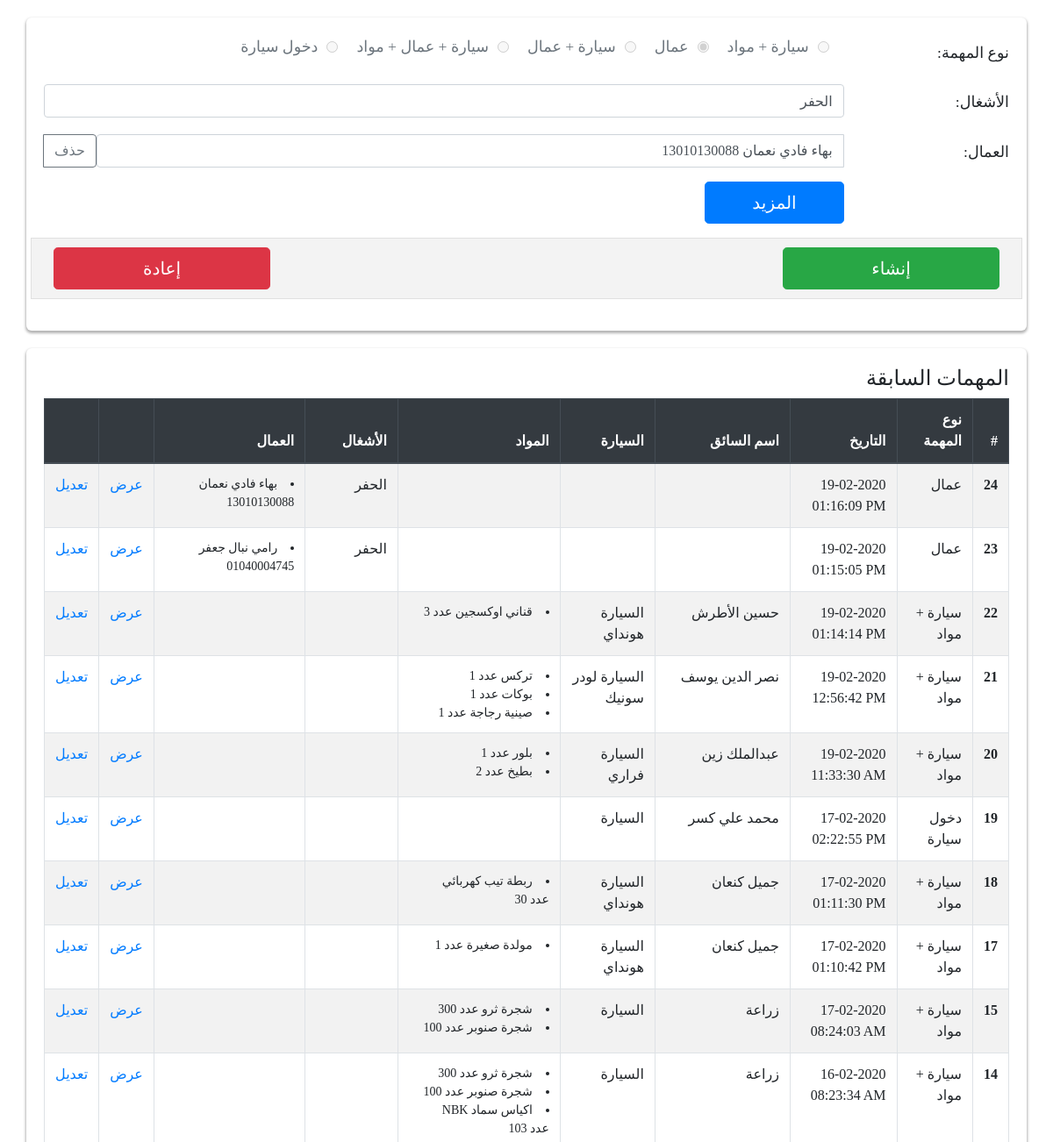
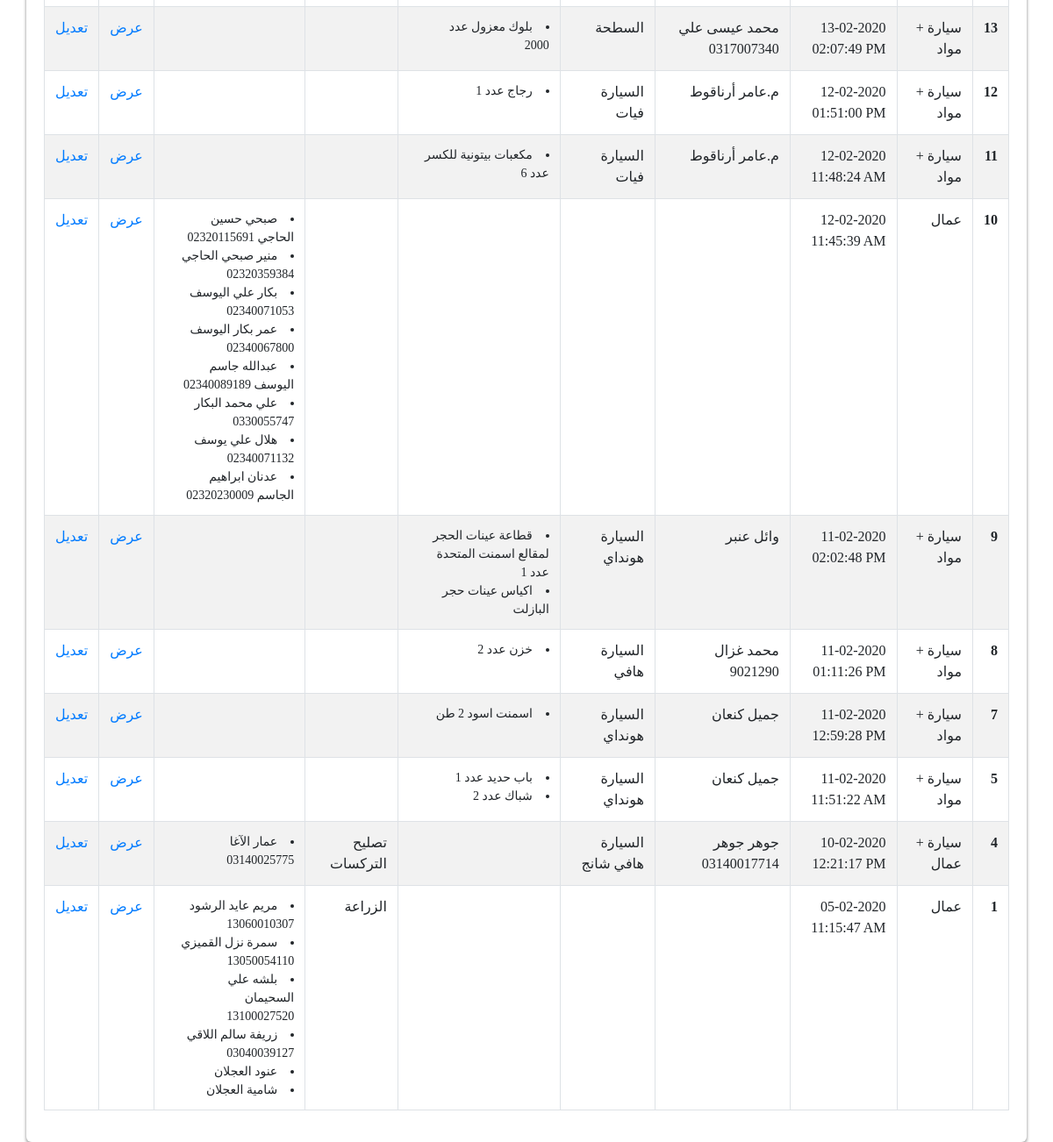
Page /?id=24 on the committed database (2 pictures, top to bottom).
### tables this page shows
CREATE TABLE IF NOT EXISTS `missions` (
  `ID` int(11) NOT NULL AUTO_INCREMENT,
  `Date` text NOT NULL,
  `Vehicle` text NOT NULL,
  `VehicleNum` text NOT NULL,
  `Driver` text NOT NULL,
  `Items` text NOT NULL,
  `Workers` text NOT NULL,
  `WorkersWork` text,
  `Type` int(2) NOT NULL,
  `Custom` int(2) NOT NULL,
  `CustomData` mediumtext NOT NULL,
  PRIMARY KEY (`ID`)
);

### index.php (the view, shortened to what this page needs)
<?php
require("header.php");
if(isset($_GET['id'])) {
    $id = $_GET['id'];
    $sql1="SELECT * FROM missions WHERE id =".$id;
    mysqli_query($connection,"set names utf8");
    $result=mysqli_query($connection,$sql1);
    $edit=mysqli_fetch_assoc($result);
}
?>
<body class="inputBody">
    <section class="container formContainer">
        <form action="add.php" method="post">
            <div class="form-group row">
                <label class="col-sm-2 col-form-label" for="driver">نوع المهمة: </label>
                <div class="col-sm-10">
                    <?php if(!isset($edit)) {?>
                        <div class="form-check form-check-inline">
                            <input class="form-check-input" type="radio" name="type" id="carType" value="1">
                            <label class="form-check-label" for="carType">سيارة + مواد</label>
                        </div>
                        <div class="form-check form-check-inline">
                            <input class="form-check-input" type="radio" name="type" id="carType1" value="2">
                            <label class="form-check-label" for="carType1">عمال</label>
                        </div>
                        <div class="form-check form-check-inline">
                            <input class="form-check-input" type="radio" name="type" id="carType2" value="3">
                            <label class="form-check-label" for="carType2">سيارة + عمال</label>
                        </div>
                        <div class="form-check form-check-inline">
                            <input class="form-check-input" type="radio" name="type" id="carType3" value="4">
                            <label class="form-check-label" for="carType3">سيارة + عمال + مواد</label>
                        </div>
                        <div class="form-check form-check-inline">
                            <input class="form-check-input" type="radio" name="type" id="carType4" value="5">
                            <label class="form-check-label" for="carType4">دخول سيارة</label>
                        </div>
                    <?php } else if ($edit['Type'] == 2) {
                        preg_match_all('/<li>(.*?)<\/li>/s', $edit['Workers'], $workersPlain);
                        ?>
                        <div class="form-check form-check-inline">
                            <input class="form-check-input" type="radio" name="type" id="carType" value="1">
                            <label class="form-check-label" for="carType">سيارة + مواد</label>
                        </div>
                        <div class="form-check form-check-inline">
                            <input class="form-check-input" type="radio" name="type" id="carType1" checked value="2">
                            <label class="form-check-label" for="carType1">عمال</label>
                        </div>
                        <div class="form-check form-check-inline">
                            <input class="form-check-input" type="radio" name="type" id="carType2" value="3">
                            <label class="form-check-label" for="carType2">سيارة + عمال</label>
                        </div>
                        <div class="form-check form-check-inline">
                            <input class="form-check-input" type="radio" name="type" id="carType3" value="4">
                            <label class="form-check-label" for="carType3">سيارة + عمال + مواد</label>
                        </div>
                        <div class="form-check form-check-inline">
                            <input class="form-check-input" type="radio" name="type" id="carType4" value="5">
                            <label class="form-check-label" for="carType4">دخول سيارة</label>
                        </div>
                        <?php } else if ($edit['Type'] == 3) {
                            preg_match_all('/<li>(.*?)<\/li>/s', $edit['Items'], $itemsPlain);
                            preg_match_all('/<li>(.*?)<\/li>/s', $edit['Workers'], $workersPlain);
                        ?>
                        <div class="form-check form-check-inline">
                            <input class="form-check-input" type="radio" name="type" id="carType" value="1">
                            <label class="form-check-label" for="carType">سيارة + مواد</label>
                        </div>
                        <div class="form-check form-check-inline">
                            <input class="form-check-input" type="radio" name="type" id="carType1" value="2">
                            <label class="form-check-label" for="carType1">عمال</label>
                        </div>
                        <div class="form-check form-check-inline">
                            <input class="form-check-input" type="radio" name="type" id="carType2" checked value="3">
                            <label class="form-check-label" for="carType2">سيارة + عمال</label>
                        </div>
                        <div class="form-check form-check-inline">
                            <input class="form-check-input" type="radio" name="type" id="carType3" value="4">
                            <label class="form-check-label" for="carType3">سيارة + عمال + مواد</label>
                        </div>
                        <div class="form-check form-check-inline">
                            <input class="form-check-input" type="radio" name="type" id="carType4" value="5">
                            <label class="form-check-label" for="carType4">دخول سيارة</label>
                        </div>
                        <?php } else if ($edit['Type'] == 4){
                            preg_match_all('/<li>(.*?)<\/li>/s', $edit['Items'], $itemsPlain);
                            preg_match_all('/<li>(.*?)<\/li>/s', $edit['Workers'], $workersPlain);
                        ?>
                        <div class="form-check form-check-inline">
                            <input class="form-check-input" type="radio" name="type" id="carType" value="1">
                            <label class="form-check-label" for="carType">سيارة + مواد</label>
                        </div>
                        <div class="form-check form-check-inline">
                            <input class="form-check-input" type="radio" name="type" id="carType1" value="2">
                            <label class="form-check-label" for="carType1">عمال</label>
                        </div>
                        <div class="form-check form-check-inline">
                            <input class="form-check-input" type="radio" name="type" id="carType2" value="3">
                            <label class="form-check-label" for="carType2">سيارة + عمال</label>
                        </div>
                        <div class="form-check form-check-inline">
                            <input class="form-check-input" type="radio" name="type" id="carType3" checked value="4">
                            <label class="form-check-label" for="carType3">سيارة + عمال + مواد</label>
                        </div>
                        <div class="form-check form-check-inline">
                            <input class="form-check-input" type="radio" name="type" id="carType4" value="5">
                            <label class="form-check-label" for="carType4">دخول سيارة</label>
                        </div>
                        <?php } else if ($edit['Type'] == 5) {?>
                        <div class="form-check form-check-inline">
                            <input class="form-check-input" type="radio" name="type" id="carType" value="1">
                            <label class="form-check-label" for="carType">سيارة + مواد</label>
                        </div>
                        <div class="form-check form-check-inline">
                            <input class="form-check-input" type="radio" name="type" id="carType1" value="2">
                            <label class="form-check-label" for="carType1">عمال</label>
                        </div>
                        <div class="form-check form-check-inline">
                            <input class="form-check-input" type="radio" name="type" id="carType2" value="3">
                            <label class="form-check-label" for="carType2">سيارة + عمال</label>
                        </div>
                        <div class="form-check form-check-inline">
                            <input class="form-check-input" type="radio" name="type" id="carType3" value="4">
                            <label class="form-check-label" for="carType3">سيارة + عمال + مواد</label>
                        </div>
                        <div class="form-check form-check-inline">
                            <input class="form-check-input" type="radio" name="type" id="carType4" checked value="5">
                            <label class="form-check-label" for="carType4">دخول سيارة</label>
                        </div>
                    <?php } ?>
                </div>
            </div>
            <div class="form-group row" id="workersWorkForm">
                <label class="col-sm-2 col-form-label" for="workersWork">الأشغال:  </label>
                <div class="col-sm-10">
                    <?php if(!isset($edit)) {?>
                    <input type="text" class="form-control" id="workersWork" name="workersWork">
                    <?php } else {?>
                    <input type="text" class="form-control" id="workersWork" value="<?php echo $edit['WorkersWork']; ?>" name="workersWork">
                    <?php } ?>
                </div>
            </div>
            <div class="form-group row" id="workersForm">
                <label class="col-sm-2 col-form-label" for="worker1">العمال: </label>
                <div class="col-sm-10" id="workerContainer">
                <?php if(!isset($edit)) {?>
                    <div class="input-group mb-3">
                        <input type="text" class="form-control" id="worker1" name="worker1">
                        <div class="input-group-append">
                            <button class="btn btn-outline-secondary" id="remove" type="button">حذف</button>
                        </div>
                    </div>
                    <?php $lastWorkerKey = 1;} else if(isset($edit) && $edit['Type'] === '2' || $edit['Type'] === '3' || $edit['Type'] === '4') {
                        foreach ($workersPlain[1] as $key => $value) {
                    ?>
                        <div class="input-group mb-3">
                            <input type="text" class="form-control" id="worker<?php echo $key ?>" name="worker<?php echo $key+1 ?>" value="<?php echo $value;?>">
                            <div class="input-group-append">
                                <button class="btn btn-outline-secondary" id="remove" type="button">حذف</button>
                            </div>
                        </div>
                    <?php $lastWorkerKey = $key+1; }}?>
                </div>
                <div class="col-2"></div>
                <div class="col-2">
                    <button type="button" id="addMoreWorker" class="btn btn-primary btn-lg btn-block">المزيد</button>
                </div>
            </div>
            <div class="form-group row buttonBlock">
                <div class="col-3">
                    <button type="submit" id="submit" class="btn btn-success btn-lg btn-block">إنشاء</button>
                </div>
                <div class="col-6"></div>
                <div class="col-3">
                    <a href="index.php" id="reset" class="btn btn-danger btn-lg btn-block">إعادة</a>
                </div>
            </div>
        </form>
    </section>
    <section class="container formContainer">
    <div class="row">
        <div class="col-12">
            <h4>المهمات السابقة</h4>
        </div>
    </div>
    <div class="row">
        <div class="col-12">
            <table class="table table-striped table-bordered table-hover">
                <thead class="thead-dark">
                    <tr>
                        <th scope="col">#</th>
                        <th scope="col">نوع المهمة</th>
                        <th scope="col">التاريخ</th>
                        <th scope="col">اسم السائق</th>
                        <th scope="col">السيارة</th>
                        <th scope="col">المواد</th>
                        <th scope="col">الأشغال</th>
                        <th scope="col">العمال</th>
                        <th scope="col"></th>
                        <th scope="col"></th>
                    </tr>
                </thead>
                <tbody>
                <?php
                    $sql="SELECT * FROM missions ORDER BY `ID` DESC";
                    mysqli_query($connection,"set names utf8");
                    $result=mysqli_query($connection,$sql);
                    while($item=mysqli_fetch_assoc($result)) {
                ?>
                    <tr>
                        <th scope="row"><?php echo $item['ID'] ?></th>
                        <td><?php
                        switch($item['Type']) {
                            case '1':
                                echo "سيارة + مواد";
                                break;
                            case '2':
                                echo "عمال";
                                break;
                            case '3':
                                echo "سيارة + عمال";
                                break;
                            case '5':
                                echo "دخول سيارة";
                                break;
                        }
                        ?></td>
                        <td style="direction: ltr;"><?php echo $item['Date']?></td>
                        <td><?php echo $item['Driver']?></td>
                        <td><?php echo $item['Vehicle']?></td>
                        <td class="smallList"><?php echo $item['Items']?></td>
                        <td><?php echo $item['WorkersWork']?></td>
                        <td class="smallList"><?php echo $item['Workers']?></td>
                        <td><a href="mission.php?id=<?php echo $item['ID'] ?>">عرض</a></td>
                        <td><a href="?id=<?php echo $item['ID'] ?>">تعديل</a></td>
                    </tr>
                    <?php
    }
    ?>
                </tbody>
            </table>
        </div>
    </div>
    </section>
</body>
<?php require("footer.php")?>

### header.php (style rules this page uses)
html,body { margin: 0 auto; direction: rtl; font-family: "Arial, Helvetica, sans-serif" }
.inputBody { text-align:right; }
.formContainer { background-color: #fff; margin-top: 20px; padding: 20px; border-radius: 6px; box-shadow: 0 2px 3px 1px #b5b5b5; }
.form-check-label { margin-right: 10px; font-size: 1.1rem; }
.smallList li { font-size: 14px; }
.buttonBlock { padding: 10px; background-color: #f3f3f3; border: 1px solid #e0e0e0; }
.col-form-label { font-size: 1.1rem; }
section { position:relative; }
li { padding-left: 15px; font-size: 1.3rem; }

### rows in the picture
missions: workersWork "الحفر", ID "24", Type "عمال", Date "19-02-2020 01:16:09 PM", WorkersWork "الحفر", Workers "بهاء فادي نعمان 13010130088"
missions: ID "23", Type "عمال", Date "19-02-2020 01:15:05 PM", WorkersWork "الحفر", Workers "رامي نبال جعفر 01040004745"
missions: ID "22", Type "سيارة + مواد", Date "19-02-2020 01:14:14 PM", Driver "حسين الأطرش", Vehicle "السيارة هونداي", Items "قناني اوكسجين عدد 3"
missions: ID "21", Type "سيارة + مواد", Date "19-02-2020 12:56:42 PM", Driver "نصر الدين يوسف", Vehicle "السيارة لودر سونيك", Items "تركس عدد 1 بوكات عدد 1 صينية رجاجة عدد 1"
missions: ID "20", Type "سيارة + مواد", Date "19-02-2020 11:33:30 AM", Driver "عبدالملك زين", Vehicle "السيارة فراري", Items "بلور عدد 1 بطيخ عدد 2"
missions: ID "19", Type "دخول سيارة", Date "17-02-2020 02:22:55 PM", Driver "محمد علي كسر", Vehicle "السيارة"
missions: ID "18", Type "سيارة + مواد", Date "17-02-2020 01:11:30 PM", Driver "جميل كنعان", Vehicle "السيارة هونداي", Items "ربطة تيب كهربائي عدد 30"
missions: ID "17", Type "سيارة + مواد", Date "17-02-2020 01:10:42 PM", Driver "جميل كنعان", Vehicle "السيارة هونداي", Items "مولدة صغيرة عدد 1"
missions: ID "15", Type "سيارة + مواد", Date "17-02-2020 08:24:03 AM", Driver "زراعة", Vehicle "السيارة", Items "شجرة ثرو عدد 300 شجرة صنوبر عدد 100"
missions: ID "14", Type "سيارة + مواد", Date "16-02-2020 08:23:34 AM", Driver "زراعة", Vehicle "السيارة", Items "شجرة ثرو عدد 300 شجرة صنوبر عدد 100 اكياس سماد NBK عدد 103"
missions: ID "13", Type "سيارة + مواد", Date "13-02-2020 02:07:49 PM", Driver "محمد عيسى علي 0317007340", Vehicle "السطحة", Items "بلوك معزول عدد 2000"
missions: ID "12", Type "سيارة + مواد", Date "12-02-2020 01:51:00 PM", Driver "م.عامر أرناقوط", Vehicle "السيارة فيات", Items "رجاج عدد 1"
missions: ID "11", Type "سيارة + مواد", Date "12-02-2020 11:48:24 AM", Driver "م.عامر أرناقوط", Vehicle "السيارة فيات", Items "مكعبات بيتونية للكسر عدد 6"
missions: ID "10", Type "عمال", Date "12-02-2020 11:45:39 AM", Workers "صبحي حسين الحاجي 02320115691 منير صبحي الحاجي 02320359384 بكار علي اليوسف 02340071053 عمر بكار اليوسف 02340067800 عبدالله جاسم اليوسف 02340089189 علي محمد البكار 0330055747 هلال علي يوسف 02340071132 عدنان ابراهيم الجاسم 02320230009"
missions: ID "9", Type "سيارة + مواد", Date "11-02-2020 02:02:48 PM", Driver "وائل عنبر", Vehicle "السيارة هونداي", Items "قطاعة عينات الحجر لمقالع اسمنت المتحدة عدد 1 اكياس عينات حجر البازلت"
missions: ID "8", Type "سيارة + مواد", Date "11-02-2020 01:11:26 PM", Driver "محمد غزال 9021290", Vehicle "السيارة هافي", Items "خزن عدد 2"
missions: ID "7", Type "سيارة + مواد", Date "11-02-2020 12:59:28 PM", Driver "جميل كنعان", Vehicle "السيارة هونداي", Items "اسمنت اسود 2 طن"
missions: ID "5", Type "سيارة + مواد", Date "11-02-2020 11:51:22 AM", Driver "جميل كنعان", Vehicle "السيارة هونداي", Items "باب حديد عدد 1 شباك عدد 2"
missions: ID "4", Type "سيارة + عمال", Date "10-02-2020 12:21:17 PM", Driver "جوهر جوهر 03140017714", Vehicle "السيارة هافي شانج", WorkersWork "تصليح التركسات", Workers "عمار الآغا 03140025775"
missions: ID "1", Type "عمال", Date "05-02-2020 11:15:47 AM", WorkersWork "الزراعة", Workers "مريم عايد الرشود 13060010307 سمرة نزل القميزي 13050054110 بلشه علي السحيمان 13100027520 زريفة سالم اللاقي 03040039127 عنود العجلان شامية العجلان"
